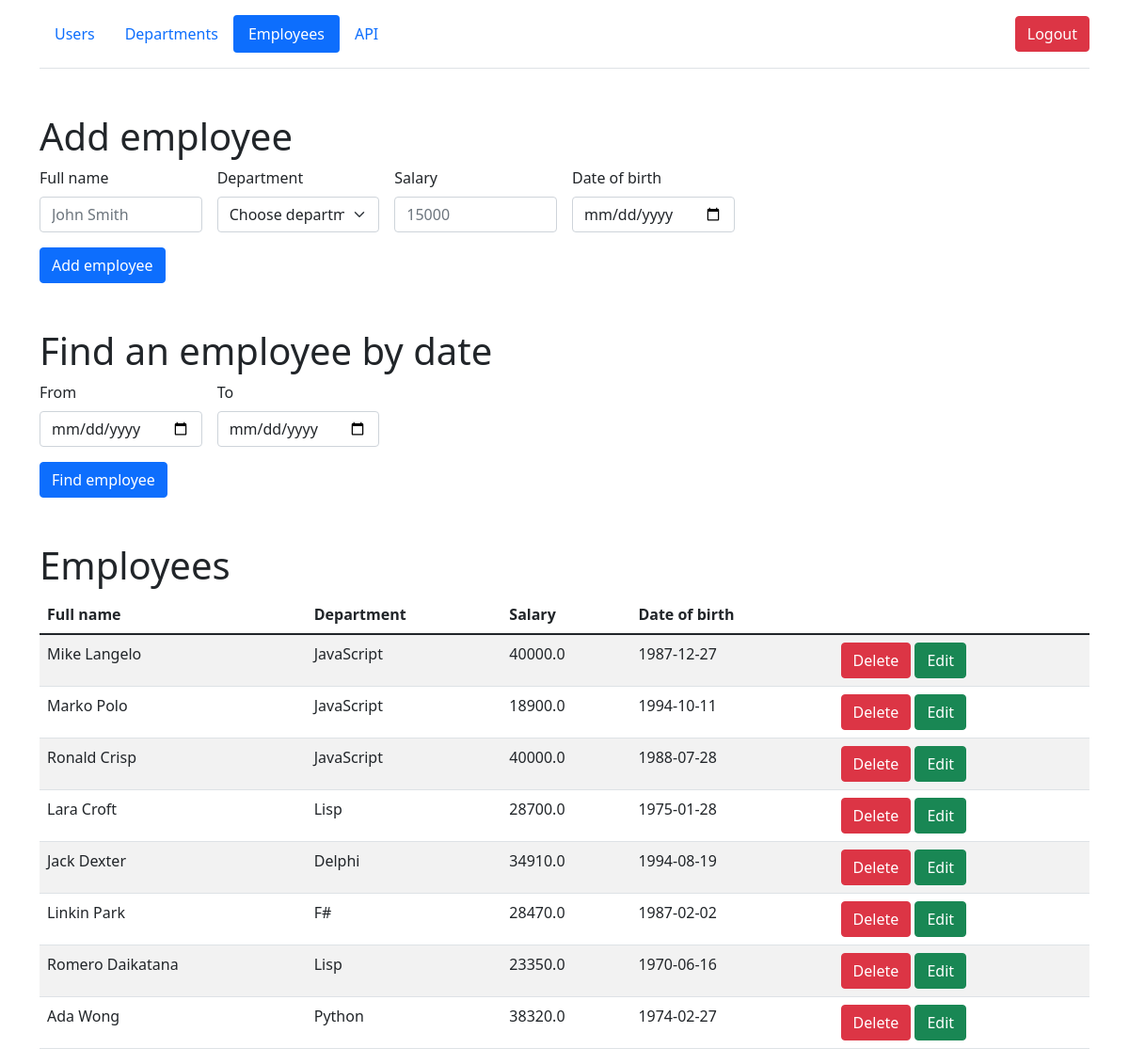
Before: /employees (signed in) with the older database file.
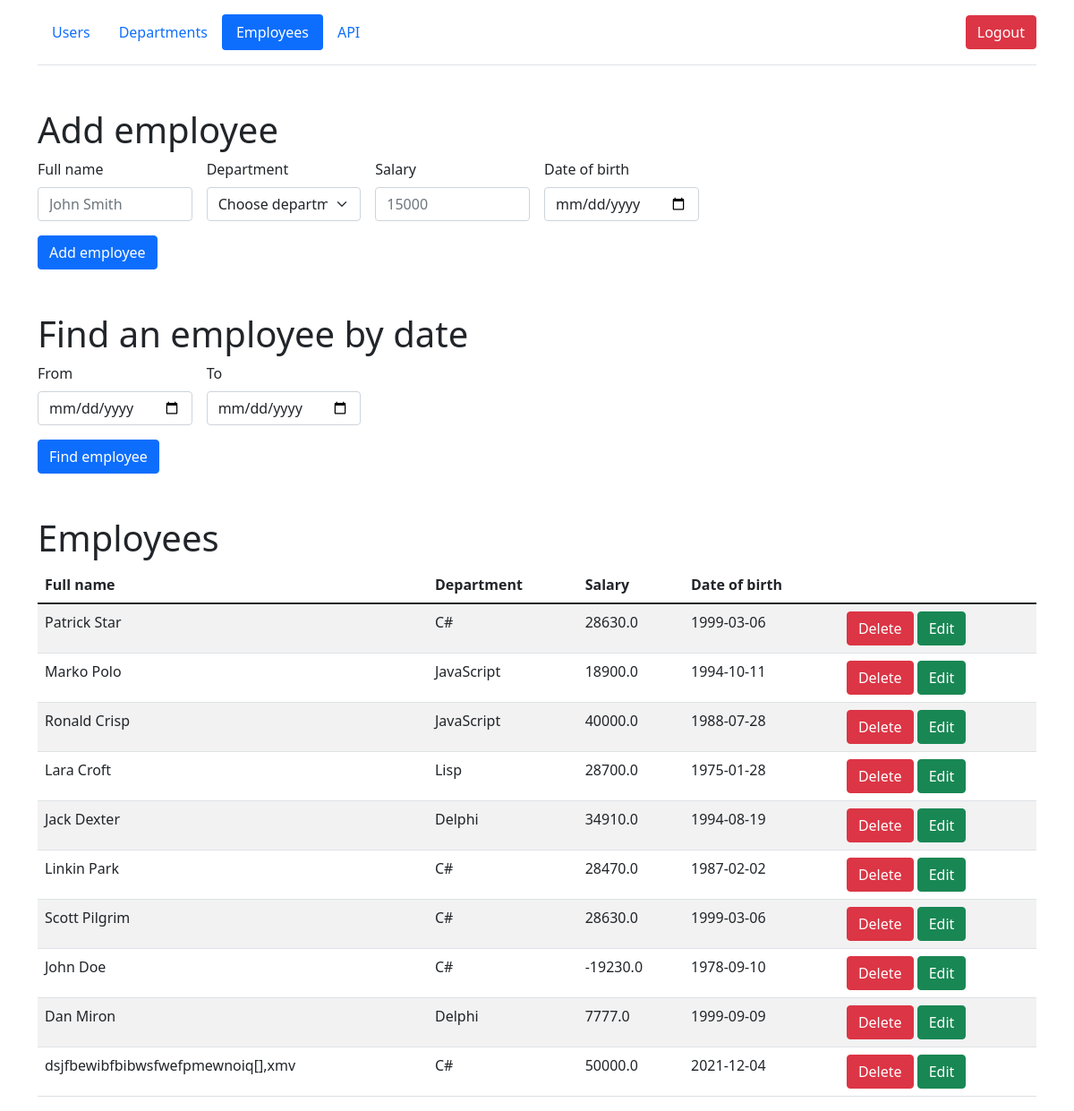
After: the same page with the newer database file.
### models/employees.py (models this page shows, shortened)
class Employees(db.Model):
    __table_args__ = {'extend_existing': True}
    id = db.Column(db.Integer, primary_key=True)
    department = db.Column(db.String(50), nullable=False)
    name = db.Column(db.String(50), nullable=False)
    birth_date = db.Column(db.Date, nullable=False)
    salary = db.Column(db.Float, nullable=False)

### views/api.py (the view, shortened to what this page needs)
@api.route('/employees', methods=['POST', 'GET'])
@login_required
def employees_page():
    departments = Departments.query.all()
    employees = Employees.query.all()
    if session.get('user') == ADMIN:
        return render_template('employees.html', employees=employees, departments=departments)
    if request.method == 'POST':
        if 'From' in request.form.keys() and 'To' in request.form.keys():
            departments, employees = find_emp(departments, employees)
    return render_template('employees_for_users.html', employees=employees, departments=departments)

### models/users.py (called while the page is built)
@login_manager.user_loader
def load_user(user_id):
    return User.query.get(user_id)

### views/api.py (called while the page is built)
@api.before_request
def make_session_permanent():
    session.permanent = False

@api.after_request
def redirect_to_sign_in(response):
    if response.status_code == 401:
        return redirect(url_for('api.login_page') + '?next=' + request.url)
    return response

### templates/employees.html (shortened to what this page needs)
{% extends 'base.html' %}
{% block body %}
<div class="container">
        <header class="d-flex flex-wrap align-items-center justify-content-center justify-content-md-between py-3 mb-4 border-bottom">
          <ul class="nav nav-pills">
              <li class="nav-item"><a href="/users" class="nav-link">Users</a></li>
            <li class="nav-item"><a href="/departments" class="nav-link">Departments</a></li>
            <li class="nav-item"><a href="/employees" class="nav-link active">Employees</a></li>
              <li class="nav-item"><a href="/api_list" class="nav-link">API</a></li>
          </ul>
            <div class="col-md-3 text-end">
                <a href="/logout">
                    <button type="button" class="btn btn-danger">Logout</button>
                </a>
              </div>
        </header>
      </div>
 <div class="container mt-5">
        <h1>Add employee</h1>
      <form method="post" class="row g-3 needs-validation" novalidate>
                <div class="col-md-2">
                  <label for="validationCustom01" class="form-label">Full name</label>
                  <input type="text"  name="name" class="form-control" id="validationCustom01" placeholder="John Smith" required>
                </div>
                <div class="col-md-2">
                  <label for="validationCustom04" class="form-label">Department</label>
                  <select name="department" class="form-select" id="validationCustom04" required>
                    <option selected disabled value="">Choose department</option>
                  </select>
                </div>
                <div class="col-md-2">
                  <label for="validationCustom05" class="form-label">Salary</label>
                  <input name="salary" type="text" class="form-control" id="validationCustom05" placeholder="15000" required>
                </div>
                  <div class="col-md-2">
                    <label for="validationCustom05" class="form-label">Date of birth</label>
                    <input name="birth_date" id="validationCustom06" type="date" class="form-control">
                  </div>
              <div class="col-12">
                <button class="btn btn-primary" type="submit">Add employee</button>
              </div>
      </form>
 </div>
<div class="container mt-5">
    <h1>Find an employee by date</h1>
     <form id="find_by_date" method="post" class="row g-3 needs-validation" novalidate>
        <div class="col-md-2">
                    <label for="validationCustom05" class="form-label">From</label>
                    <input name="From" id="validationCustom0" type="date" class="form-control">
        </div>
         <div class="col-md-2">
                    <label for="validationCustom05" class="form-label">To</label>
                    <input name="To" id="validationCustom1" type="date" class="form-control">
        </div>
         <div class="col-12">
                <button class="btn btn-primary" type="submit">Find employee</button>
              </div>
     </form>
</div>
<div class="container mt-5">
    <h1>Employees</h1>
        <table id="data" class="table table-striped">
            <thead>
              <tr>
                <th>Full name</th>
                  <th>Department</th>
                  <th>Salary</th>
                  <th>Date of birth</th>
                  <th></th>
              </tr>
            </thead>
            <tbody>
              {% for emp in employees %}
              {% if emp.id == id %}
                  <form method="post" class="row g-3 needs-validation" novalidate>
                            <tr>
                                  <td><input type="text"  name="new_name" class="form-control" id="validationCustom08" value="{{ emp.name }}" required></td>
                                  <td><select name="new_department" class="form-select" id="validationCustom09"  required>
                                    <option selected >{{ emp.department }}</option>
                                      {% for dnt in departments %}
                                        {% if dnt.department != emp.department %}
                                          <option>{{ dnt.department }}</option>
                                        {% endif %}
                                      {% endfor %}
                                  </select></td>
                                    <td><input name="new_salary" type="text" class="form-control" id="validationCustom10" value="{{ emp.salary }}" required></td>
                                    <td><input name="new_birth_date" id="validationCustom11" type="date" class="form-control" value="{{ emp.birth_date }}"></td>
                                    <td>
                                 <a href="/employees" class="btn btn-danger">Cancel</a>
                                <button class="btn btn-success" type="submit">Change</button>
                                </td>
                         </tr>
                  </form>
              {% else %}
                <tr>
                  <td>{{ emp.name }}</td>
                  <td>{{ emp.department }}</td>
                    <td>{{ emp.salary }}</td>
                    <td>{{ emp.birth_date }}</td>
                    <td>
                 <a href="/employees/{{ emp.id }}/del" class="btn btn-danger">Delete</a>
                <a href="/employees/{{ emp.id }}/edit" class="btn btn-success">Edit</a>
              </td>
                </tr>
                {% endif %}
              {% endfor %}
            </tbody>
        </table>
</div>
{% endblock %}

### templates/base.html (shortened to what this page needs)
<!doctype html>
<html lang="en">
<head>
    <link rel="stylesheet" href="https://cdn.jsdelivr.net/npm/bootstrap@5.1.3/dist/css/bootstrap.min.css">
    <link href="/examples/vendors/bootstrap-datetimepicker/css/bootstrap-datetimepicker.min.css" rel="stylesheet">
</head>
<body>
    {% block body %}{% endblock %}
</body>
</html>

Changed rows visible on the page:
removed Employees: name "Mike Langelo", department "JavaScript", salary "40000.0", birth_date "1987-12-27"
removed Employees: name "Romero Daikatana", department "Lisp", salary "23350.0", birth_date "1970-06-16"
removed Employees: name "Ada Wong", department "Python", salary "38320.0", birth_date "1974-02-27"
added Employees: name "Patrick Star", department "C#", salary "28630.0", birth_date "1999-03-06"
changed Employees "Linkin Park": department "F#" → "C#"
added Employees: name "Scott Pilgrim", department "C#", salary "28630.0", birth_date "1999-03-06"
added Employees: name "John Doe", department "C#", salary "-19230.0", birth_date "1978-09-10"
added Employees: name "Dan Miron", department "Delphi", salary "7777.0", birth_date "1999-09-09"
added Employees: name "dsjfbewibfbibwsfwefpmewnoiq[],xmv", department "C#", salary "50000.0", birth_date "2021-12-04"
